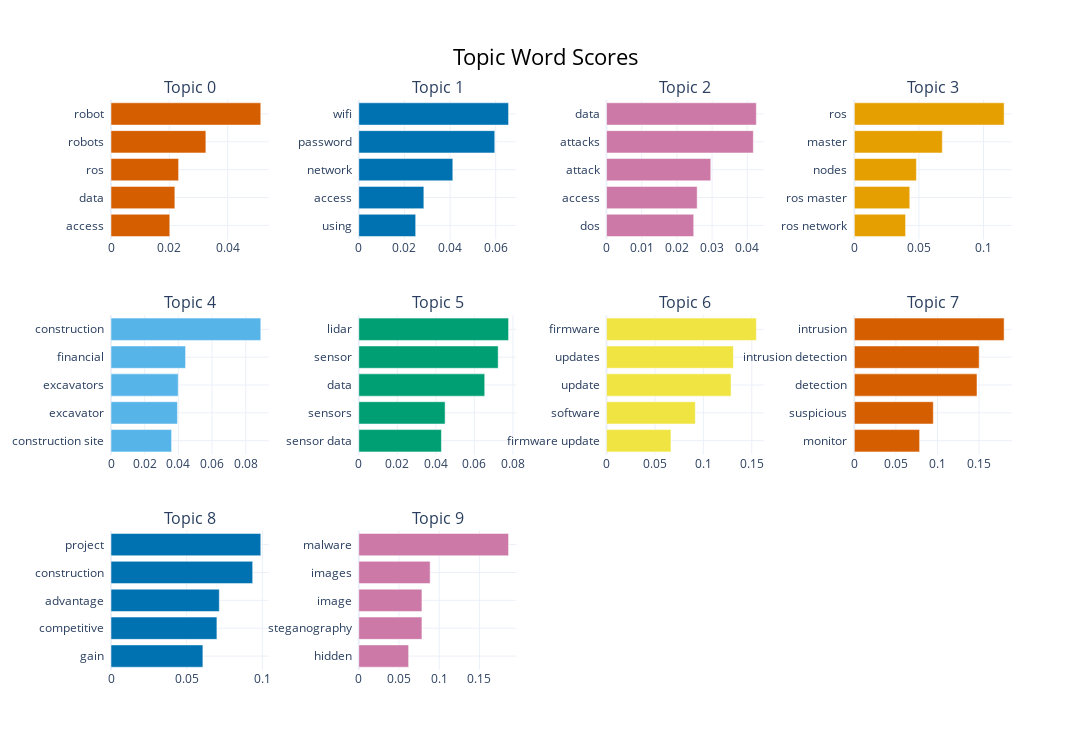

The cell this chart's notebook holds for it:
### Markdown cell above
## Visualizations for the screened topics:

### Code cell
num_topics = len(set(topics)) - (1 if -1 in topics else 0)
fig = model.visualize_barchart(top_n_topics=num_topics, width=360)

# Save the figure as a PNG file with specified resolution
fig.write_image("plot_high_res.png", width=1800, height=1000, scale=2)

model.visualize_barchart(top_n_topics=num_topics, width=360)

### Figure 1 — Plotly figure (JSON) as saved in the notebook; plotly's stock layout.template omitted (floating-point values rounded to 4 significant figures)
{"data": [{"marker": {"color": "#D55E00"}, "orientation": "h", "type": "bar", "x": [0.02014, 0.02189, 0.02317, 0.03251, 0.05134], "xaxis": "x", "y": ["access  ", "data  ", "ros  ", "robots  ", "robot  "], "yaxis": "y"}, {"marker": {"color": "#0072B2"}, "orientation": "h", "type": "bar", "x": [0.02493, 0.02851, 0.04119, 0.05958, 0.06562], "xaxis": "x2", "y": ["using  ", "access  ", "network  ", "password  ", "wifi  "], "yaxis": "y2"}, {"marker": {"color": "#CC79A7"}, "orientation": "h", "type": "bar", "x": [0.02477, 0.02576, 0.02962, 0.04172, 0.04257], "xaxis": "x3", "y": ["dos  ", "access  ", "attack  ", "attacks  ", "data  "], "yaxis": "y3"}, {"marker": {"color": "#E69F00"}, "orientation": "h", "type": "bar", "x": [0.03967, 0.04291, 0.04803, 0.0681, 0.1159], "xaxis": "x4", "y": ["ros network  ", "ros master  ", "nodes  ", "master  ", "ros  "], "yaxis": "y4"}, {"marker": {"color": "#56B4E9"}, "orientation": "h", "type": "bar", "x": [0.03596, 0.03944, 0.03989, 0.04426, 0.08892], "xaxis": "x5", "y": ["construction site  ", "excavator  ", "excavators  ", "financial  ", "construction  "], "yaxis": "y5"}, {"marker": {"color": "#009E73"}, "orientation": "h", "type": "bar", "x": [0.04289, 0.04481, 0.06537, 0.07234, 0.07775], "xaxis": "x6", "y": ["sensor data  ", "sensors  ", "data  ", "sensor  ", "lidar  "], "yaxis": "y6"}, {"marker": {"color": "#F0E442"}, "orientation": "h", "type": "bar", "x": [0.06651, 0.09168, 0.1286, 0.131, 0.1547], "xaxis": "x7", "y": ["firmware update  ", "software  ", "update  ", "updates  ", "firmware  "], "yaxis": "y7"}, {"marker": {"color": "#D55E00"}, "orientation": "h", "type": "bar", "x": [0.07849, 0.09496, 0.1475, 0.1501, 0.1801], "xaxis": "x8", "y": ["monitor  ", "suspicious  ", "detection  ", "intrusion detection  ", "intrusion  "], "yaxis": "y8"}, {"marker": {"color": "#0072B2"}, "orientation": "h", "type": "bar", "x": [0.0607, 0.06997, 0.07155, 0.09361, 0.09896], "xaxis": "x9", "y": ["gain  ", "competitive  ", "advantage  ", "construction  ", "project  "], "yaxis": "y9"}, {"marker": {"color": "#CC79A7"}, "orientation": "h", "type": "bar", "x": [0.062, 0.07855, 0.07855, 0.08875, 0.1863], "xaxis": "x10", "y": ["hidden  ", "steganography  ", "image  ", "images  ", "malware  "], "yaxis": "y10"}], "layout": {"annotations": [{"font": {"size": 16}, "showarrow": false, "text": "Topic 0", "x": 0.0875, "xanchor": "center", "xref": "paper", "y": 1, "yanchor": "bottom", "yref": "paper"}, {"font": {"size": 16}, "showarrow": false, "text": "Topic 1", "x": 0.3625, "xanchor": "center", "xref": "paper", "y": 1, "yanchor": "bottom", "yref": "paper"}, {"font": {"size": 16}, "showarrow": false, "text": "Topic 2", "x": 0.6375, "xanchor": "center", "xref": "paper", "y": 1, "yanchor": "bottom", "yref": "paper"}, {"font": {"size": 16}, "showarrow": false, "text": "Topic 3", "x": 0.9125, "xanchor": "center", "xref": "paper", "y": 1, "yanchor": "bottom", "yref": "paper"}, {"font": {"size": 16}, "showarrow": false, "text": "Topic 4", "x": 0.0875, "xanchor": "center", "xref": "paper", "y": 0.6222, "yanchor": "bottom", "yref": "paper"}, {"font": {"size": 16}, "showarrow": false, "text": "Topic 5", "x": 0.3625, "xanchor": "center", "xref": "paper", "y": 0.6222, "yanchor": "bottom", "yref": "paper"}, {"font": {"size": 16}, "showarrow": false, "text": "Topic 6", "x": 0.6375, "xanchor": "center", "xref": "paper", "y": 0.6222, "yanchor": "bottom", "yref": "paper"}, {"font": {"size": 16}, "showarrow": false, "text": "Topic 7", "x": 0.9125, "xanchor": "center", "xref": "paper", "y": 0.6222, "yanchor": "bottom", "yref": "paper"}, {"font": {"size": 16}, "showarrow": false, "text": "Topic 8", "x": 0.0875, "xanchor": "center", "xref": "paper", "y": 0.2444, "yanchor": "bottom", "yref": "paper"}, {"font": {"size": 16}, "showarrow": false, "text": "Topic 9", "x": 0.3625, "xanchor": "center", "xref": "paper", "y": 0.2444, "yanchor": "bottom", "yref": "paper"}], "height": 750, "hoverlabel": {"bgcolor": "white", "font": {"family": "Rockwell", "size": 16}}, "showlegend": false, "title": {"font": {"color": "Black", "size": 22}, "text": "Topic Word Scores", "x": 0.5, "xanchor": "center", "yanchor": "top"}, "width": 1440, "xaxis": {"anchor": "y", "domain": [0, 0.175], "showgrid": true}, "xaxis10": {"anchor": "y10", "domain": [0.275, 0.45], "showgrid": true}, "xaxis11": {"anchor": "y11", "domain": [0.55, 0.725], "showgrid": true}, "xaxis12": {"anchor": "y12", "domain": [0.825, 1], "showgrid": true}, "xaxis2": {"anchor": "y2", "domain": [0.275, 0.45], "showgrid": true}, "xaxis3": {"anchor": "y3", "domain": [0.55, 0.725], "showgrid": true}, "xaxis4": {"anchor": "y4", "domain": [0.825, 1], "showgrid": true}, "xaxis5": {"anchor": "y5", "domain": [0, 0.175], "showgrid": true}, "xaxis6": {"anchor": "y6", "domain": [0.275, 0.45], "showgrid": true}, "xaxis7": {"anchor": "y7", "domain": [0.55, 0.725], "showgrid": true}, "xaxis8": {"anchor": "y8", "domain": [0.825, 1], "showgrid": true}, "xaxis9": {"anchor": "y9", "domain": [0, 0.175], "showgrid": true}, "yaxis": {"anchor": "x", "domain": [0.7556, 1], "showgrid": true}, "yaxis10": {"anchor": "x10", "domain": [0, 0.2444], "showgrid": true}, "yaxis11": {"anchor": "x11", "domain": [0, 0.2444], "showgrid": true}, "yaxis12": {"anchor": "x12", "domain": [0, 0.2444], "showgrid": true}, "yaxis2": {"anchor": "x2", "domain": [0.7556, 1], "showgrid": true}, "yaxis3": {"anchor": "x3", "domain": [0.7556, 1], "showgrid": true}, "yaxis4": {"anchor": "x4", "domain": [0.7556, 1], "showgrid": true}, "yaxis5": {"anchor": "x5", "domain": [0.3778, 0.6222], "showgrid": true}, "yaxis6": {"anchor": "x6", "domain": [0.3778, 0.6222], "showgrid": true}, "yaxis7": {"anchor": "x7", "domain": [0.3778, 0.6222], "showgrid": true}, "yaxis8": {"anchor": "x8", "domain": [0.3778, 0.6222], "showgrid": true}, "yaxis9": {"anchor": "x9", "domain": [0, 0.2444], "showgrid": true}}}
